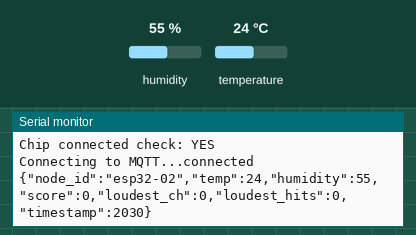
The sketch below on a simulated ESP32. On the bench: the last lines printed to the serial monitor. The test bench sets the inputs (shaded band); at power-on: humidity 55 %, temperature 24 °C. WiFi joins after 1.5 s; servers stay silent unless stated; no radio packets arrive unless stated; no MQTT or app messages arrive unless stated.

Above: at 2.7 s.
2.8 s: humidity set to 22 %
At 8.7 s:
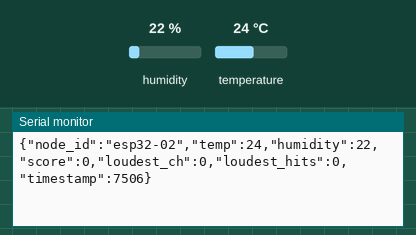
9.1 s: temperature set to 12 °C
At 13.4 s:
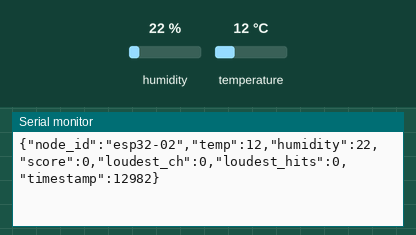
15.4 s: humidity set to 40 %
At 19.1 s:
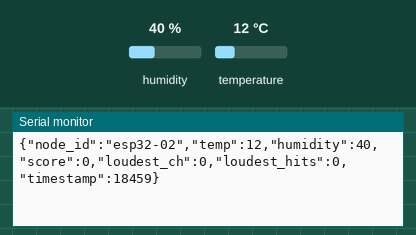
Timing chart, 0 to 20.6 s (numbered marks = the images above; inputs shaded):
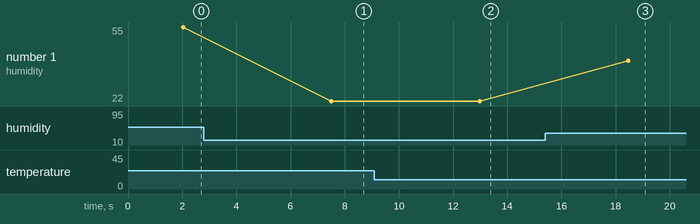

The sketch:

rf_node_mqtt_secure.ino
```cpp
#include <WiFi.h>
#include <WiFiClientSecure.h>
#include <PubSubClient.h>
#include <ArduinoJson.h>
#include <SPI.h>
#include <RF24.h>
#include <DHT.h>

const char* ssid = "Airtel_ravi_5130_EXT";
const char* password = "air58823";

const char* mqtt_server = "955582be306a4529b8874ee52640cc86.s1.eu.hivemq.cloud"; // from your HiveMQ console
const int mqtt_port = 8883;
const char* mqtt_user = "STP THING"; // from Access Management, not your friend's
const char* mqtt_pass = "GROUP3STPTHING";

const char* node_id = "esp32-02"; // change per device later
const char* topic = "rf-telemetry/esp32-02";

WiFiClientSecure espClient;
PubSubClient client(espClient);

// ---- NRF24L01 passive spectrum scan ----
// Wiring: CE=GPIO4 CSN=GPIO5 SCK=GPIO18 MOSI=GPIO23 MISO=GPIO19, VCC->3.3V ONLY
RF24 radio(4, 5); // CE, CSN

#define DHTPIN 15
#define DHTTYPE DHT11
DHT dht(DHTPIN, DHTTYPE);

// DHT11 occasionally returns a bad read (NaN) -- fall back to the last
// known-good value instead of publishing garbage when that happens.
float lastGoodTemp     = 25.0;
float lastGoodHumidity = 50.0;

float readTemperature() {
  float t = dht.readTemperature();
  if (isnan(t)) {
    Serial.println("DHT11 temperature read failed -- using last good value");
    return lastGoodTemp;
  }
  lastGoodTemp = t;
  return t;
}

float readHumidity() {
  float h = dht.readHumidity();
  if (isnan(h)) {
    Serial.println("DHT11 humidity read failed -- using last good value");
    return lastGoodHumidity;
  }
  lastGoodHumidity = h;
  return h;
}

const int NUM_CHANNELS = 126;       // channels 0-125 => 2400-2525 MHz
const int SAMPLES_PER_CHANNEL = 20; // reps per channel per sweep
uint16_t channelHits[NUM_CHANNELS];

int latestLoudestCh   = -1;
int latestLoudestHits = 0;

void setupRF24() {
  bool ok = radio.begin();
  Serial.print("radio.begin() returned: ");
  Serial.println(ok ? "OK" : "FAILED");
  Serial.print("Chip connected check: ");
  Serial.println(radio.isChipConnected() ? "YES" : "NO - check wiring/power");

  radio.setAutoAck(false); // passive scanning only, no packets exchanged
  radio.stopListening();
  radio.setChannel(0);
}

// One full sweep across all 126 channels. Blocking, roughly 300-450ms.
// Fills channelHits[] and returns the overall congestion score, 0-100.
float scanSpectrum() {
  memset(channelHits, 0, sizeof(channelHits));

  for (int ch = 0; ch < NUM_CHANNELS; ch++) {
    radio.setChannel(ch);
    for (int s = 0; s < SAMPLES_PER_CHANNEL; s++) {
      radio.startListening();
      delayMicroseconds(128); // datasheet settling time before CD is valid
      radio.stopListening();
      if (radio.testCarrier()) {
        channelHits[ch]++;
      }
    }
  }

  long totalHits = 0;
  for (int ch = 0; ch < NUM_CHANNELS; ch++) totalHits += channelHits[ch];
  long totalSamples = (long)NUM_CHANNELS * SAMPLES_PER_CHANNEL;
  return (totalHits * 100.0) / totalSamples;
}

// Single linear scan through channelHits[] to find the channel with the
// highest tick count -- same logic as spectrum_analyzer_2.ino's
// printLoudestChannel(), just storing into variables instead of printing.
void updateLoudest() {
  int maxHits = -1;
  int maxCh = -1;
  for (int ch = 0; ch < NUM_CHANNELS; ch++) {
    if (channelHits[ch] > maxHits) {
      maxHits = channelHits[ch];
      maxCh = ch;
    }
  }
  latestLoudestCh = maxCh;
  latestLoudestHits = maxHits;
}

void connectWiFi() {
  WiFi.begin(ssid, password);
  while (WiFi.status() != WL_CONNECTED) {
    delay(500);
    Serial.print(".");
  }
  Serial.println("\nWiFi connected");
}

void connectMQTT() {
  espClient.setInsecure(); // skip cert validation for now — fine for testing
  client.setServer(mqtt_server, mqtt_port);
  while (!client.connected()) {
    Serial.print("Connecting to MQTT...");
    String clientId = "ESP32Client-" + String(node_id);
    if (client.connect(clientId.c_str(), mqtt_user, mqtt_pass)) {
      Serial.println("connected");
    } else {
      Serial.print("failed, rc=");
      Serial.print(client.state());
      delay(2000);
    }
  }
}

void setup() {
  Serial.begin(115200);
  connectWiFi();
  setupRF24();
}

void loop() {
  if (!client.connected()) connectMQTT();
  client.loop();

  float score = scanSpectrum();
  updateLoudest();

  StaticJsonDocument<128> doc;
  doc["node_id"] = node_id;
  doc["temp"] = readTemperature();
  doc["humidity"] = readHumidity();
  doc["score"] = score;
  doc["loudest_ch"] = latestLoudestCh;
  doc["loudest_hits"] = latestLoudestHits;
  doc["timestamp"] = millis();

  char buffer[128];
  serializeJson(doc, buffer);
  client.publish(topic, buffer);

  Serial.println(buffer);
  delay(5000); // publish every 5s
}
```

Measured:
- after the input at 2.8 s, the serial monitor: prints a new line after 4.7 s (image 1)
- after the input at 9.1 s, the serial monitor: prints a new line after 3.9 s (image 2)
- after the input at 15.4 s, the serial monitor: prints a new line after 3.1 s (image 3)
- plotted number 1: 55 → 22 after the input at 2.8 s, 22 → 40 after the input at 15.4 s
